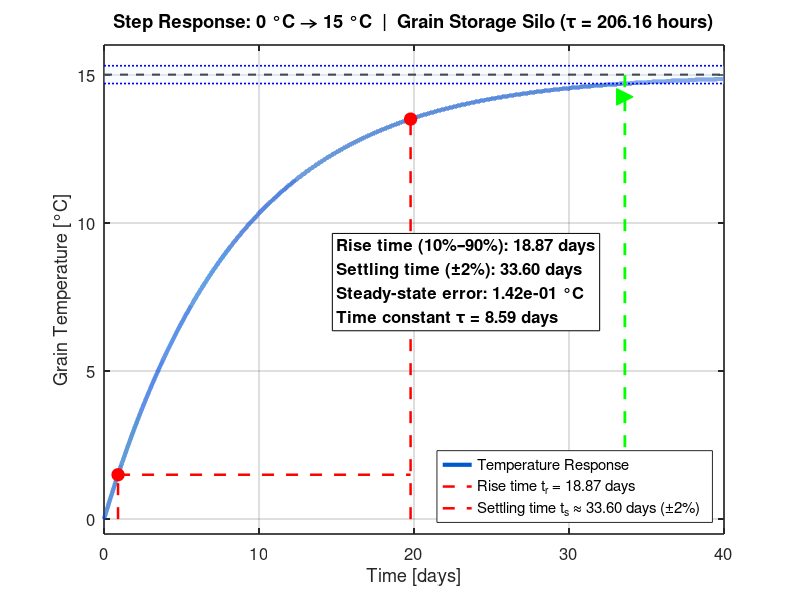

The MATLAB source for this figure:
%% Grain Storage - Step Response Analysis (0 → 15 °C over 40 days)
% Rise time, Settling time, Steady-state error clearly shown
clear; clc; close all;

%% 1. System Parameters (your real grain storage model)
tau_hours = 206.16;              % hours
tau_sec   = tau_hours * 3600;     % seconds
Gp = tf(1, [tau_sec 1]);          % Gp(s) = 1 / (τs + 1)

%% 2. Step Response Settings
T_initial  = 0;                   % °C
T_setpoint = 15;                  % °C
Delta_T    = T_setpoint - T_initial;

% Simulate up to 40 days
t_final_days = 40;
t_final_sec  = t_final_days * 86400;
t = 0:60:t_final_sec;             % fine resolution (1 minute steps)

[y_norm, t_step] = step(Gp, t);        % normalized step response
y_real = T_initial + Delta_T * y_norm; % actual temperature in °C
t_days = t_step / 86400;

%% 3. Performance Metrics Calculation
final_value = T_setpoint;

% --- Rise time (10% to 90%) ---
T10 = 0.10 * final_value;
T90 = 0.90 * final_value;
idx10 = find(y_real >= T10, 1, 'first');
idx90 = find(y_real >= T90, 1, 'first');
t_rise_days = t_days(idx90) - t_days(idx10);

% --- Settling time (enter and stay within ±2% band) ---
band = 0.02 * final_value;
lower_band = final_value * (1 - 0.02);
upper_band = final_value * (1 + 0.02);

% Find the last time it exits the band
idx_out = find(y_real < lower_band | y_real > upper_band);
if isempty(idx_out)
    t_settle_days = 0;
else
    t_settle_days = t_days(idx_out(end));
end

% For first-order system: theoretical settling time ≈ 4τ
tau_days = tau_sec / 86400;
t_settle_theory = 4 * tau_days;

% --- Steady-state error ---
y_ss = y_real(end);
ess = abs(final_value - y_ss);  % Should be numerically ~0

%% 4. Beautiful Plot
figure('Color','w','Position',[100 100 1100 650]);

plot(t_days, y_real, 'Color', [0, 0.35, 0.8], 'LineWidth', 3); 
hold on;

% Setpoint line
plot([0 40], [T_setpoint T_setpoint], 'k--', 'LineWidth', 1.5, 'HandleVisibility','off');

% ±2% settling band
fill([0 40 40 0], [lower_band lower_band upper_band upper_band], ...
     [0.9 0.95 1], 'FaceAlpha', 0.3, 'EdgeColor','none', 'HandleVisibility','off');
plot([0 40], [lower_band lower_band], 'b:', 'LineWidth', 1.2, 'HandleVisibility','off');
plot([0 40], [upper_band upper_band], 'b:', 'LineWidth', 1.2, 'HandleVisibility','off');

% Rise time marking
plot([t_days(idx10) t_days(idx10)], [0 T10], 'r--', 'LineWidth', 1.8);
plot([t_days(idx90) t_days(idx90)], [0 T90], 'r--', 'LineWidth', 1.8);
plot([t_days(idx10) t_days(idx90)], [T10 T10], 'r--', 'LineWidth', 1.8);
plot(t_days(idx10), T10, 'ro', 'MarkerFaceColor','r', 'MarkerSize',9);
plot(t_days(idx90), T90, 'ro', 'MarkerFaceColor','r', 'MarkerSize',9);

% Settling time arrow
plot([t_settle_days t_settle_days], [0 final_value], 'g--', 'LineWidth', 2);
plot(t_settle_days, final_value*0.95, 'g>', 'MarkerFaceColor','g', 'MarkerSize',12);

xlabel('Time [days]', 'FontSize', 14);
ylabel('Grain Temperature [°C]', 'FontSize', 14);
title('Step Response: 0 °C → 15 °C  |  Grain Storage Silo (\tau = 206.16 hours)', ...
      'FontSize', 16, 'FontWeight','bold');

grid on; box on;

% Legend & annotations
legend({'Temperature Response', ...
        sprintf('Rise time t_r = %.2f days', t_rise_days), ...
        sprintf('Settling time t_s ≈ %.2f days (±2%%)', t_settle_days)}, ...
       'Location','southeast', 'FontSize', 12);

text(15, 8, {sprintf('Rise time (10%%–90%%): %.2f days', t_rise_days), ...
             sprintf('Settling time (±2%%): %.2f days', t_settle_days), ...
             sprintf('Steady-state error: %.2e °C', ess), ...
             sprintf('Time constant τ = %.2f days', tau_days)}, ...
     'BackgroundColor','w', 'EdgeColor','k', 'FontSize', 12, 'FontWeight','bold');

xlim([0 40]);
ylim([-0.5 16]);
set(gca, 'FontSize', 12, 'LineWidth', 1.2);

%% Command Window Summary
fprintf('\n=== Grain Storage Step Response Summary ===\n');
fprintf('Setpoint change: %.1f °C → %.1f °C\n', T_initial, T_setpoint);
fprintf('Time constant τ        = %.3f days\n', tau_days);
fprintf('Rise time (10%%–90%%)   = %.3f days\n', t_rise_days);
fprintf('Settling time (±2%%)    = %.3f days  (actual)\n', t_settle_days);
fprintf('Theoretical t_s (4τ)   = %.3f days\n', 4*tau_days);
fprintf('Steady-state error     = %.2e °C\n', ess);
fprintf('Simulation: 0 to 40 days\n');
fprintf('==========================================\n\n');